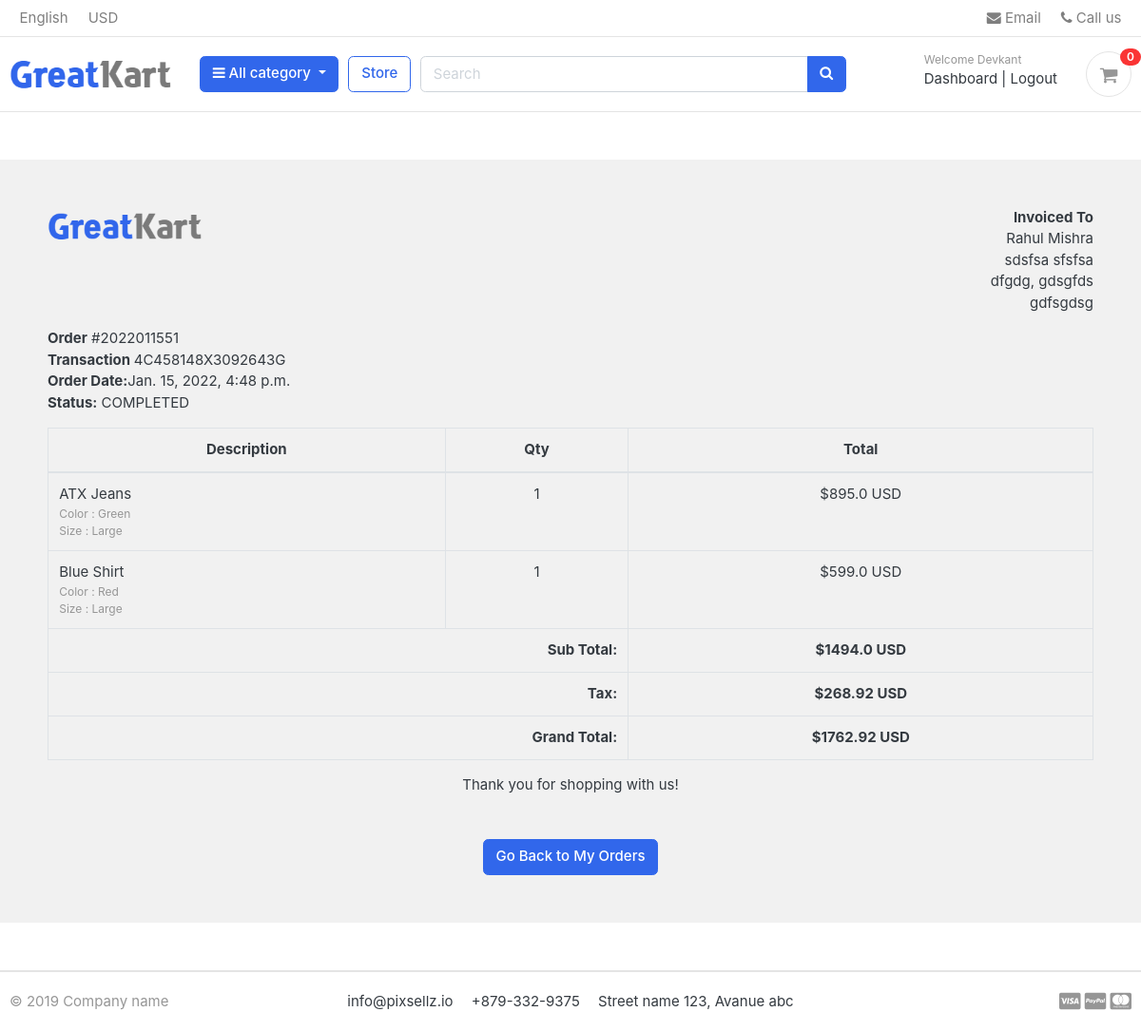
Page /accounts/order_detail/2022011551/ (signed in) on the committed database.
### accounts/models.py (models this page shows, shortened)
class Account(AbstractBaseUser):
	first_name = models.CharField(max_length=50)
	last_name = models.CharField(max_length=50)
	username = models.CharField(max_length=50,unique=True)
	email = models.EmailField(max_length=50,unique=True)
	phone_number = models.CharField(max_length=50)
	date_joined = models.DateTimeField(auto_now_add=True)
	last_login = models.DateTimeField(auto_now_add=True)
	is_admin = models.BooleanField(default=False)
	is_staff = models.BooleanField(default=False)
	is_active = models.BooleanField(default=False)
	is_superadmin = models.BooleanField(default=False)
	USERNAME_FIELD = 'email'
	REQUIRED_FIELDS = ['username','first_name','last_name']
	objects = MyAccountManager()

### orders/models.py (models this page shows, shortened)
class Order(models.Model):
	STATUS = (
		('New' , 'New'),
		('Accepted', 'Accepted'),
		('Completed', 'Completed'),
		('Cancelled', 'Cancelled'),
	)
	user = models.ForeignKey(Account,on_delete = models.SET_NULL,null=True)
	payment = models.ForeignKey(Payment,on_delete = models.SET_NULL,blank=True,null = True)
	order_number = models.CharField(max_length=20)
	first_name = models.CharField(max_length=50)
	last_name = models.CharField(max_length=50)
	phone = models.CharField(max_length=15)
	email = models.EmailField(max_length=50)
	address_line_1 = models.CharField(max_length=100)
	address_line_2 = models.CharField(max_length=100,blank=True)
	country = models.CharField(max_length=50)
	state = models.CharField(max_length=50)
	city = models.CharField(max_length=50)
	order_note = models.CharField(max_length=100,blank=True)
	order_total = models.FloatField()
	tax = models.FloatField()
	status = models.CharField(max_length=10,choices=STATUS,default='New')
	ip = models.CharField(blank=True,max_length=50)
	is_ordered = models.BooleanField(default=False)
	created_at = models.DateTimeField(auto_now_add=True)
	updated_at = models.DateTimeField(auto_now=True)
	def full_name(self):
		return f"{self.first_name} {self.last_name}"
	def full_address(self):
		return f"{self.address_line_1} {self.address_line_2}"

class Payment(models.Model):
	user = models.ForeignKey(Account,on_delete = models.CASCADE)
	payment_id = models.CharField(max_length=100)
	payment_method = models.CharField(max_length=100)
	amount_paid = models.CharField(max_length=100)
	status = models.CharField(max_length=100)
	created_at = models.DateTimeField(auto_now_add=True)

class OrderProduct(models.Model):
	order = models.ForeignKey(Order,on_delete = models.CASCADE)
	payment = models.ForeignKey(Payment,on_delete = models.CASCADE)
	user = models.ForeignKey(Account,on_delete = models.CASCADE)
	product = models.ForeignKey(Product,on_delete = models.CASCADE)
	variations = models.ManyToManyField(Variation,blank = True)
	quantity = models.IntegerField()
	product_price = models.FloatField()
	ordered = models.BooleanField(default=False)
	created_at= models.DateTimeField(auto_now_add=True)
	updated_at = models.DateTimeField(auto_now=True)

### store/models.py (models this page shows, shortened)
class Product(models.Model):
	product_name = models.CharField(max_length=255,unique=True)
	slug = models.SlugField(max_length=200,unique=True)
	description = models.TextField(max_length=500,blank = True)
	price = models.IntegerField()
	images = models.ImageField(upload_to='photos/products')
	stock = models.IntegerField()
	is_available = models.BooleanField(default=True)
	category = models.ForeignKey(Category, on_delete=models.CASCADE)
	created_date = models.DateTimeField(auto_now_add = True)
	modified_date = models.DateTimeField(auto_now = True)

class Variation(models.Model):
	product = models.ForeignKey(Product,on_delete = models.CASCADE)
	variation_category = models.CharField(max_length=100, choices = variation_category_choice)
	variation_value = models.CharField(max_length = 100)
	is_active = models.BooleanField(default=True)
	created_date = models.DateTimeField(auto_now = True)
	objects = VariationManager()

### accounts/views.py (the view)
# urls.py: path('order_detail/<int:order_id>/',views.order_detail,name='order_detail')
@login_required(login_url='login')
def order_detail(request,order_id):
	order_detail = OrderProduct.objects.filter(order__order_number=order_id)
	order = Order.objects.get(order_number= order_id)
	subtotal =0
	for i in order_detail:
		subtotal += i.quantity*i.product_price
	context ={
		'order_detail':order_detail,
		'order':order,
		'subtotal':subtotal,
	}
	return render(request,'accounts/order_detail.html',context)

### carts/context_processors.py (called while the page is built)
def counter(request):
	cart_count = 0
	if 'admin' in request.path:
		return {}
	else:
		try:
			cart = Cart.objects.filter(cart_id = _cart_id(request))
			if request.user.is_authenticated:
				cart_items  = CartItem.objects.all().filter(user =request.user)
			else:
				cart_items  = CartItem.objects.all().filter(cart = cart[:1])
			for cart_item in cart_items:
				cart_count += cart_item.quantity
		except Cart.DoesNotExist:
			cart_count = 0
	return dict(cart_count=cart_count)

### carts/views.py (called while the page is built)
def _cart_id(request):
	cart = request.session.session_key
	if not cart:
		cart = request.session.create()
	return cart

### category/context_processors.py (called while the page is built)
def menu_links(request):
	links = Category.objects.all()
	return dict(links=links)

### category/models.py (called while the page is built)
	def get_url(self):
		return reverse('products_by_category',args =[self.slug])

### templates/accounts/order_detail.html
{% extends "base.html" %}
{% load static %}
{% block content %}
<div class="container" style="margin: 0 auto;width: 100%;padding: 50px;background: #f1f1f1;margin-top: 50px;margin-bottom: 50px;">
    <div class="row invoice row-printable">
        <div class="col-md-12">
            <div class="panel panel-default plain" id="dash_0">
                <div class="panel-body p30">
                    <div class="row">
                        <div class="col-lg-6">
                            <div class="invoice-logo"><img src="{% static '/images/logo.png' %}" alt="Invoice logo" style="max-height: 40px;"></div>
                        </div>
                        <div class="col-lg-6">
                            <div class="invoice-from">
                                <ul class="list-unstyled text-right">
                                    <li><strong>Invoiced To</strong></li>
                                    <li>{{order.full_name}}</li>
                                    <li>{{order.full_address}}</li>
                                    <li>{{order.city}}, {{order.state}}</li>
                                    <li>{{order.country}}</li>
                                </ul>
                            </div>
                        </div>
                        <div class="col-lg-12">
                            <div class="invoice-details mt25">
                                <div class="well">
                                    <ul class="list-unstyled mb0">
                                        <li><strong>Order</strong> #{{order.order_number}}</li>
                                        <li><strong>Transaction </strong>{{order.payment.payment_id}}</li>
                                        <li><strong>Order Date:</strong>{{order.created_at}}</li>
                                        <li><strong>Status:</strong> {{order.payment.status}}</li>
                                    </ul>
                                </div>
                            </div>
							<div class="row">
							<div class="col-lg-12">
                            <div class="invoice-items">
                                <div class="table-responsive" style="overflow: hidden; outline: none;" tabindex="0">
                                    <table class="table table-bordered" stye="width:100%">
                                        <thead>
                                            <tr>
                                                <th class="per70 text-center">Description</th>
                                                <th class="per5 text-center">Qty</th>
                                                <th class="per25 text-center">Total</th>
                                            </tr>
                                        </thead>
                                        <tbody>
										{% for item in order_detail %}
                                            <tr>
                                                <td>
												{{item.product.product_name}}
												<p class="text-muted small">
												{% for i in item.variations.all %}
													{{i.variation_category | capfirst}} : {{i.variation_value | capfirst}} <br>
												{% endfor %}
												</p>
												</td>
                                                <td class="text-center">{{item.quantity}}</td>
                                                <td class="text-center">${{item.product_price}} USD</td>
                                            </tr>
										{% endfor %}
                                        </tbody>
                                        <tfoot>
                                            <tr>
                                                <th colspan="2" class="text-right">Sub Total:</th>
                                                <th class="text-center">${{subtotal}} USD</th>
                                            </tr>
                                            <tr>
                                                <th colspan="2" class="text-right">Tax:</th>
                                                <th class="text-center">${{order.tax}} USD</th>
                                            </tr>
                                            <tr>
                                                <th colspan="2" class="text-right">Grand Total:</th>
                                                <th class="text-center">${{order.order_total}} USD</th>
                                            </tr>
                                        </tfoot>
                                    </table>
                                </div>
							</div>
                            </div>
							</div>
                            <div class="invoice-footer mt25">
                                <p class="text-center">Thank you for shopping with us!</p>
                            </div>
                        </div>
                    </div>
                </div>
            </div>
        </div>
    </div>
        <div class="text-center mt-5"><a href="{% url 'my_orders' %}" class="btn btn-primary">Go Back to My Orders</a></div>
    </div>
{% endblock content %}

### templates/includes/navbar.html (shortened to what this page needs)
{% load static %}
<header class="section-header">
<nav class="navbar p-md-0 navbar-expand-sm navbar-light border-bottom">
<div class="container">
  <div class="collapse navbar-collapse" id="navbarTop4">
    <ul class="navbar-nav mr-auto">
    	<li class="nav-item dropdown">
		 	<a href="#" class="nav-link">   English </a>
		</li>
		<li class="nav-item dropdown">
			<a href="#" class="nav-link"> USD </a>
		</li>
    </ul>
    <ul class="navbar-nav">
		<li><a href="#" class="nav-link"> <i class="fa fa-envelope"></i> Email </a></li>
		<li><a href="#" class="nav-link"> <i class="fa fa-phone"></i> Call us </a></li>
	</ul>
  </div>
</div>
</nav>
<section class="header-main border-bottom">
	<div class="container">
<div class="row align-items-center">
	<div class="col-lg-2 col-md-3 col-6">
		<a href="{% url 'home' %}" class="brand-wrap">
			<img class="logo" src="{% static './images/logo.png' %}">
		</a>
	</div>
	<div class="col-lg col-sm col-md col-6 flex-grow-0">
		<div class="category-wrap dropdown d-inline-block float-right">
			<button type="button" class="btn btn-primary dropdown-toggle" data-toggle="dropdown">
				<i class="fa fa-bars"></i> All category
			</button>
		</div>
	</div>
	<a href="{% url 'store' %}" class="btn btn-outline-primary">Store</a>
	<div class="col-lg  col-md-6 col-sm-12 col">
		<form action="{% url 'search' %}" class="search" method="get">
			<div class="input-group w-100">
			    <input type="text" class="form-control" style="width:60%;" placeholder="Search" name = "keyword" >
			    <div class="input-group-append">
			      <button class="btn btn-primary" type="submit">
			        <i class="fa fa-search"></i>
			      </button>
			    </div>
		    </div>
		</form>
	</div>
	<div class="col-lg-3 col-sm-6 col-8 order-2 order-lg-3">
				<div class="d-flex justify-content-end mb-3 mb-lg-0">
				{% if user.id is None %}
					<div class="widget-header">
						<small class="title text-muted">Welcome guest!</small>
						<div>
							<a href="{% url 'login' %}">Sign in</a> <span class="dark-transp"> | </span>
							<a href="{% url 'register' %}"> Register</a>
						</div>
					</div>
				{% else %}
					<div class="widget-header">
						<small class="title text-muted">Welcome {{user.first_name}}</small>
						<div>
							<a href="{% url 'dashboard' %}">Dashboard</a> <span class="dark-transp"> | </span>
							<a href="{% url 'logout' %}"> Logout</a>
						</div>
					</div>
				{% endif %}
					<a href="{% url 'cart' %}" class="widget-header pl-3 ml-3">
						<div class="icon icon-sm rounded-circle border"><i class="fa fa-shopping-cart"></i></div>
						<span class="badge badge-pill badge-danger notify">{{cart_count}}</span>
					</a>
				</div>
			</div>
</div>
	</div>
</section>
</header>

### static/css/ui.css (style rules this page uses)
html { font-family: "Inter", sans-serif; font-size: 15px; }
.icon-xs, .icon-sm, .icon-md, .icon-lg { display: inline-block; text-align: center; flex-shrink: 0; flex-grow: 0; }
.icon-sm { width: 48px; height: 48px; line-height: 48px !important; font-size: 20px; }
p:last-child { margin-bottom: 0; }
.header-main { position: relative; padding-top: 1rem; padding-bottom: 1rem; }
.brand-wrap .logo, .navbar-brand .logo { margin-right: 7px; max-height: 42px; display: inline-block; }
.widget-header { display: inline-block; vertical-align: middle; position: relative; }
.widget-header a { color: #343a40; }
.widget-header i { color: #969696; }
.widget-header .title { display: block; }
.widget-header .notify { position: absolute; top: -3px; right: -10px; }
[class*=list-] li:after { visibility: hidden; display: block; content: ""; overflow: hidden; height: 0; clear: both; }
.notify { position: absolute; top: -4px; right: -10px; display: inline-block; padding: 0.25em 0.6em; font-size: 12px; line-height: 1; text-align: center; border-radius: 3rem; color: #fff; background-color: #fa3434; }

### rows in the picture
Account: first_name "Devkant"
Order: full_name "Rahul Mishra", full_address "sdsfsa sfsfsa", city "dfgdg", state "gdsgfds", country "gdfsgdsg", order_number "2022011551", payment.payment_id "4C458148X3092643G", created_at "Jan. 15, 2022, 4:48 p.m.", payment.status "COMPLETED", tax "268.92", order_total "1762.92"
OrderProduct: product.product_name "ATX Jeans", quantity "1", product_price "895.0"
Variation: variation_category "Color", variation_value "Green"
Variation: variation_category "Size", variation_value "Large"
OrderProduct: product.product_name "Blue Shirt", quantity "1", product_price "599.0"
Variation: variation_category "Color", variation_value "Red"
Variation: variation_category "Size", variation_value "Large"

### other values in the picture
{{ cart_count }} "0"
{{ subtotal }} "1494.0"
